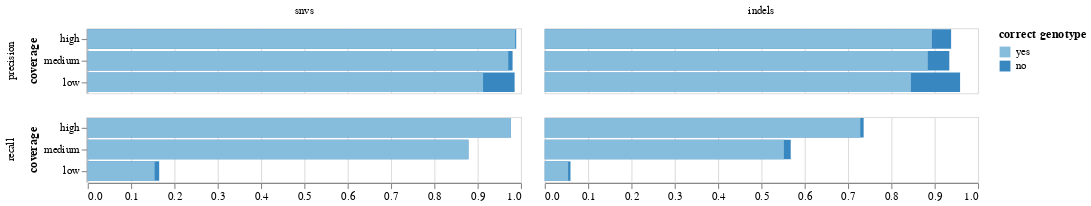

The notebook cell saved with this chart:
### Code cell
from itertools import product
import sys

import pandas as pd
import altair as alt
from altair import datum

sys.stderr = open(snakemake.log[0], "w")


report = pd.read_csv(snakemake.input[0], sep="\t")
columns = ["coverage", "Type", "precision", "recall", "correct genotype"]
report = report.loc[report["Filter"] == "PASS", ]
report["Type"] = report["Type"].apply(lambda t: "indels" if t == "INDEL" else "snvs")
report["coverage"] = report["coverage"].apply(lambda cov: snakemake.params.cov_labels[cov])

report["tp_no_gt"] = report["QUERY.TOTAL"] - report["QUERY.FP"] + report["FP.gt"]
report["t"] = report["tp_no_gt"] + report["TRUTH.FN"]
report["precision"] = report["tp_no_gt"] / report["QUERY.TOTAL"]
report["recall"] = report["tp_no_gt"] / (report["t"])
report["correct genotype"] = "no"
report["precision_numbers"] = report.apply(lambda row: f"{row['tp_no_gt']}/{row['QUERY.TOTAL']}", axis=1)
report["recall_numbers"] = report.apply(lambda row: f"{row['tp_no_gt']}/{row['t']}", axis=1)

report_gt = report[["coverage", "Type", "METRIC.Precision", "METRIC.Recall"]]
report_gt["correct genotype"] = "yes"
report_gt.columns = columns

report_final = pd.concat([report[columns], report_gt])
report_final.columns = report_final.columns.str.lower()

report_final = report_final.set_index(["coverage", "type", "correct genotype"]).stack().reset_index()
report_final.columns = ["coverage", "type", "correct genotype", "metric", "value"]

coverages = report_final["coverage"].unique()
vartypes = report_final["type"].unique()

report_final.set_index(["coverage", "type", "metric"], inplace=True)
report_final["numbers"] = None
for cov, vartype in product(coverages, vartypes):
    report_ = report.loc[(report["coverage"] == cov) & (report["Type"] == vartype)].iloc[0]
    report_final.loc[(cov, vartype, "precision"), "numbers"] = f"{report_.at['tp_no_gt']}/{report_.at['QUERY.TOTAL']}"
    report_final.loc[(cov, vartype, "recall"), "numbers"] = f"{report_.at['tp_no_gt']}/{report_.at['t']}"
report_final.reset_index(inplace=True)

def plot(correct_genotype, print_numbers=True):
    chart = alt.Chart().mark_bar().encode(
        alt.X("value", title=None),
        alt.Y("coverage", sort=["high", "medium", "low"]),
        color=alt.Color("correct genotype", type="ordinal", sort="descending"),
    ).transform_filter(
        datum["correct genotype"] == correct_genotype
    )

    if print_numbers:
        return chart + alt.Chart().mark_text(
            color="black",
            align="right",
            baseline="middle",
            dx=2,
        ).encode(
            alt.X("value", title=None),
            alt.Y("coverage", sort=["high", "medium", "low"]),
            text="numbers"
        )
    else:
        return chart

chart = alt.layer(plot("no"), plot("yes"), data=report_final).facet(
    row=alt.Row("metric", title=None),
    column=alt.Column("type", title=None, sort=["snvs", "indels"]),
)

chart

### Figure 1 — Vega-Lite specification as saved in the notebook (floating-point values rounded to 4 significant figures)
{"config": {"view": {"continuousWidth": 400, "continuousHeight": 300}}, "data": {"name": "data-e7b12c41b8c9d8ee0f7f24595065153e"}, "facet": {"column": {"type": "nominal", "field": "type", "sort": ["snvs", "indels"], "title": null}, "row": {"type": "nominal", "field": "metric", "title": null}}, "spec": {"layer": [{"mark": "bar", "encoding": {"color": {"type": "ordinal", "field": "correct genotype", "sort": "descending"}, "x": {"type": "quantitative", "field": "value", "title": null}, "y": {"type": "nominal", "field": "coverage", "sort": ["high", "medium", "low"]}}, "transform": [{"filter": "(datum['correct genotype'] === 'no')"}]}, {"mark": "bar", "encoding": {"color": {"type": "ordinal", "field": "correct genotype", "sort": "descending"}, "x": {"type": "quantitative", "field": "value", "title": null}, "y": {"type": "nominal", "field": "coverage", "sort": ["high", "medium", "low"]}}, "transform": [{"filter": "(datum['correct genotype'] === 'yes')"}]}]}, "$schema": "https://vega.github.io/schema/vega-lite/v4.8.1.json", "datasets": {"data-e7b12c41b8c9d8ee0f7f24595065153e": [{"coverage": "low", "type": "indels", "correct genotype": "no", "metric": "precision", "value": 0.9588}, {"coverage": "low", "type": "indels", "correct genotype": "no", "metric": "recall", "value": 0.05942}, {"coverage": "low", "type": "snvs", "correct genotype": "no", "metric": "precision", "value": 0.9854}, {"coverage": "low", "type": "snvs", "correct genotype": "no", "metric": "recall", "value": 0.165}, {"coverage": "medium", "type": "indels", "correct genotype": "no", "metric": "precision", "value": 0.9339}, {"coverage": "medium", "type": "indels", "correct genotype": "no", "metric": "recall", "value": 0.5678}, {"coverage": "medium", "type": "snvs", "correct genotype": "no", "metric": "precision", "value": 0.9807}, {"coverage": "medium", "type": "snvs", "correct genotype": "no", "metric": "recall", "value": 0.879}, {"coverage": "high", "type": "indels", "correct genotype": "no", "metric": "precision", "value": 0.9381}, {"coverage": "high", "type": "indels", "correct genotype": "no", "metric": "recall", "value": 0.7361}, {"coverage": "high", "type": "snvs", "correct genotype": "no", "metric": "precision", "value": 0.9891}, {"coverage": "high", "type": "snvs", "correct genotype": "no", "metric": "recall", "value": 0.9769}, {"coverage": "low", "type": "indels", "correct genotype": "yes", "metric": "precision", "value": 0.8454}, {"coverage": "low", "type": "indels", "correct genotype": "yes", "metric": "recall", "value": 0.05398}, {"coverage": "low", "type": "snvs", "correct genotype": "yes", "metric": "precision", "value": 0.9127}, {"coverage": "low", "type": "snvs", "correct genotype": "yes", "metric": "recall", "value": 0.1545}, {"coverage": "medium", "type": "indels", "correct genotype": "yes", "metric": "precision", "value": 0.8843}, {"coverage": "medium", "type": "indels", "correct genotype": "yes", "metric": "recall", "value": 0.5521}, {"coverage": "medium", "type": "snvs", "correct genotype": "yes", "metric": "precision", "value": 0.9709}, {"coverage": "medium", "type": "snvs", "correct genotype": "yes", "metric": "recall", "value": 0.8779}, {"coverage": "high", "type": "indels", "correct genotype": "yes", "metric": "precision", "value": 0.8938}, {"coverage": "high", "type": "indels", "correct genotype": "yes", "metric": "recall", "value": 0.7286}, {"coverage": "high", "type": "snvs", "correct genotype": "yes", "metric": "precision", "value": 0.9869}, {"coverage": "high", "type": "snvs", "correct genotype": "yes", "metric": "recall", "value": 0.9769}]}}
